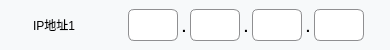
<?xml version="1.0" encoding="UTF-8"?>
<ui version="4.0">
 <class>IPAdressWidget</class>
 <widget class="QWidget" name="IPAdressWidget">
  <property name="geometry">
   <rect>
    <x>0</x>
    <y>0</y>
    <width>390</width>
    <height>50</height>
   </rect>
  </property>
  <property name="sizePolicy">
   <sizepolicy hsizetype="Preferred" vsizetype="Fixed">
    <horstretch>0</horstretch>
    <verstretch>0</verstretch>
   </sizepolicy>
  </property>
  <property name="minimumSize">
   <size>
    <width>0</width>
    <height>45</height>
   </size>
  </property>
  <property name="windowTitle">
   <string>Form</string>
  </property>
  <property name="styleSheet">
   <string notr="true">background-color: #f7f9fa;
border-radius:6px;
border-color: rgba(255, 255, 255, 0);</string>
  </property>
  <layout class="QHBoxLayout" name="horizontalLayout">
   <property name="spacing">
    <number>0</number>
   </property>
   <property name="leftMargin">
    <number>0</number>
   </property>
   <property name="topMargin">
    <number>0</number>
   </property>
   <property name="rightMargin">
    <number>0</number>
   </property>
   <property name="bottomMargin">
    <number>0</number>
   </property>
   <item>
    <spacer name="horizontalSpacer">
     <property name="orientation">
      <enum>Qt::Horizontal</enum>
     </property>
     <property name="sizeType">
      <enum>QSizePolicy::Fixed</enum>
     </property>
     <property name="sizeHint" stdset="0">
      <size>
       <width>30</width>
       <height>20</height>
      </size>
     </property>
    </spacer>
   </item>
   <item>
    <widget class="QLabel" name="labelIP">
     <property name="sizePolicy">
      <sizepolicy hsizetype="Fixed" vsizetype="Fixed">
       <horstretch>0</horstretch>
       <verstretch>0</verstretch>
      </sizepolicy>
     </property>
     <property name="styleSheet">
      <string notr="true">border:none;</string>
     </property>
     <property name="text">
      <string>IP地址1</string>
     </property>
    </widget>
   </item>
   <item>
    <spacer name="horizontalSpacer_3">
     <property name="orientation">
      <enum>Qt::Horizontal</enum>
     </property>
     <property name="sizeType">
      <enum>QSizePolicy::Fixed</enum>
     </property>
     <property name="sizeHint" stdset="0">
      <size>
       <width>50</width>
       <height>20</height>
      </size>
     </property>
    </spacer>
   </item>
   <item>
    <widget class="QLineEdit" name="lineIP_1">
     <property name="sizePolicy">
      <sizepolicy hsizetype="Fixed" vsizetype="Fixed">
       <horstretch>0</horstretch>
       <verstretch>0</verstretch>
      </sizepolicy>
     </property>
     <property name="minimumSize">
      <size>
       <width>50</width>
       <height>32</height>
      </size>
     </property>
     <property name="maximumSize">
      <size>
       <width>50</width>
       <height>32</height>
      </size>
     </property>
     <property name="styleSheet">
      <string notr="true">background-color: rgb(255, 255, 255);
border: 1px solid #8f8f91;</string>
     </property>
     <property name="text">
      <string/>
     </property>
    </widget>
   </item>
   <item>
    <widget class="QLabel" name="label_7">
     <property name="sizePolicy">
      <sizepolicy hsizetype="Fixed" vsizetype="Fixed">
       <horstretch>0</horstretch>
       <verstretch>0</verstretch>
      </sizepolicy>
     </property>
     <property name="font">
      <font>
       <pointsize>16</pointsize>
      </font>
     </property>
     <property name="styleSheet">
      <string notr="true">border:none;</string>
     </property>
     <property name="text">
      <string>.</string>
     </property>
    </widget>
   </item>
   <item>
    <widget class="QLineEdit" name="lineIP_2">
     <property name="sizePolicy">
      <sizepolicy hsizetype="Fixed" vsizetype="Fixed">
       <horstretch>0</horstretch>
       <verstretch>0</verstretch>
      </sizepolicy>
     </property>
     <property name="minimumSize">
      <size>
       <width>50</width>
       <height>32</height>
      </size>
     </property>
     <property name="maximumSize">
      <size>
       <width>50</width>
       <height>32</height>
      </size>
     </property>
     <property name="styleSheet">
      <string notr="true">background-color: rgb(255, 255, 255);
border: 1px solid #8f8f91;</string>
     </property>
     <property name="text">
      <string/>
     </property>
    </widget>
   </item>
   <item>
    <widget class="QLabel" name="label_9">
     <property name="sizePolicy">
      <sizepolicy hsizetype="Fixed" vsizetype="Fixed">
       <horstretch>0</horstretch>
       <verstretch>0</verstretch>
      </sizepolicy>
     </property>
     <property name="font">
      <font>
       <pointsize>16</pointsize>
       <weight>50</weight>
       <bold>false</bold>
      </font>
     </property>
     <property name="styleSheet">
      <string notr="true">border:none;</string>
     </property>
     <property name="text">
      <string>.</string>
     </property>
    </widget>
   </item>
   <item>
    <widget class="QLineEdit" name="lineIP_3">
     <property name="sizePolicy">
      <sizepolicy hsizetype="Fixed" vsizetype="Fixed">
       <horstretch>0</horstretch>
       <verstretch>0</verstretch>
      </sizepolicy>
     </property>
     <property name="minimumSize">
      <size>
       <width>50</width>
       <height>32</height>
      </size>
     </property>
     <property name="maximumSize">
      <size>
       <width>50</width>
       <height>32</height>
      </size>
     </property>
     <property name="styleSheet">
      <string notr="true">background-color: rgb(255, 255, 255);
border: 1px solid #8f8f91;</string>
     </property>
     <property name="text">
      <string/>
     </property>
    </widget>
   </item>
   <item>
    <widget class="QLabel" name="label_11">
     <property name="sizePolicy">
      <sizepolicy hsizetype="Fixed" vsizetype="Fixed">
       <horstretch>0</horstretch>
       <verstretch>0</verstretch>
      </sizepolicy>
     </property>
     <property name="font">
      <font>
       <pointsize>16</pointsize>
       <weight>50</weight>
       <bold>false</bold>
      </font>
     </property>
     <property name="styleSheet">
      <string notr="true">border:none;</string>
     </property>
     <property name="text">
      <string>.</string>
     </property>
    </widget>
   </item>
   <item>
    <widget class="QLineEdit" name="lineIP_4">
     <property name="sizePolicy">
      <sizepolicy hsizetype="Fixed" vsizetype="Fixed">
       <horstretch>0</horstretch>
       <verstretch>0</verstretch>
      </sizepolicy>
     </property>
     <property name="minimumSize">
      <size>
       <width>50</width>
       <height>32</height>
      </size>
     </property>
     <property name="maximumSize">
      <size>
       <width>50</width>
       <height>32</height>
      </size>
     </property>
     <property name="styleSheet">
      <string notr="true">background-color: rgb(255, 255, 255);
border: 1px solid #8f8f91;</string>
     </property>
     <property name="text">
      <string/>
     </property>
    </widget>
   </item>
   <item>
    <widget class="QPushButton" name="btnDelIP">
     <property name="sizePolicy">
      <sizepolicy hsizetype="Fixed" vsizetype="Fixed">
       <horstretch>0</horstretch>
       <verstretch>0</verstretch>
      </sizepolicy>
     </property>
     <property name="minimumSize">
      <size>
       <width>20</width>
       <height>20</height>
      </size>
     </property>
     <property name="maximumSize">
      <size>
       <width>20</width>
       <height>20</height>
      </size>
     </property>
     <property name="styleSheet">
      <string notr="true">border-image: url(:/image/images/icon_recover_default.png);</string>
     </property>
     <property name="text">
      <string/>
     </property>
    </widget>
   </item>
  </layout>
 </widget>
 <resources/>
 <connections/>
</ui>
